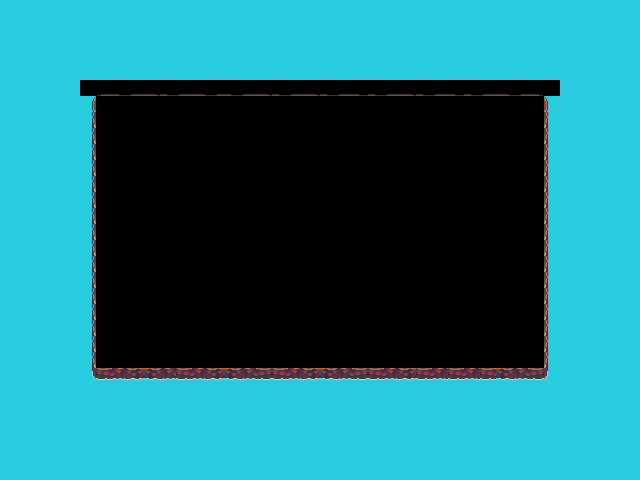

A level layout from a 2D game, rendered from its tile map. Below: a short description, then the map file with tile-grid data replaced by summaries:
An orthogonal 40x30 tile map with 16x16 px tiles, 1 tile layer (Collision), 2 hidden layers not drawn.

<map version="1.10" tiledversion="1.10.2" orientation="orthogonal" renderorder="right-down" width="40" height="30" tilewidth="16" tileheight="16" infinite="0" nextlayerid="5" nextobjectid="5">
 <editorsettings>
  <export target="map.json" format="json" />
 </editorsettings>
 <tileset firstgid="1" name="floor" tilewidth="16" tileheight="16" tilecount="192" columns="16">
  <image source="tile_map_01.png" width="256" height="192" />
 </tileset>
 <layer id="1" name="Tile Layer 1" width="40" height="30" visible="0">
  <data>[1200 cells, 1200 non-empty, 39 distinct tile ids]</data>
 </layer>
 <layer id="2" name="Collision" width="40" height="30">
  <data>[1200 cells, 730 non-empty, 29 distinct tile ids]</data>
 </layer>
 <layer id="4" name="tree" width="40" height="30" visible="0">
  <data>[1200 cells, 36 non-empty, 6 distinct tile ids]</data>
 </layer>
</map>